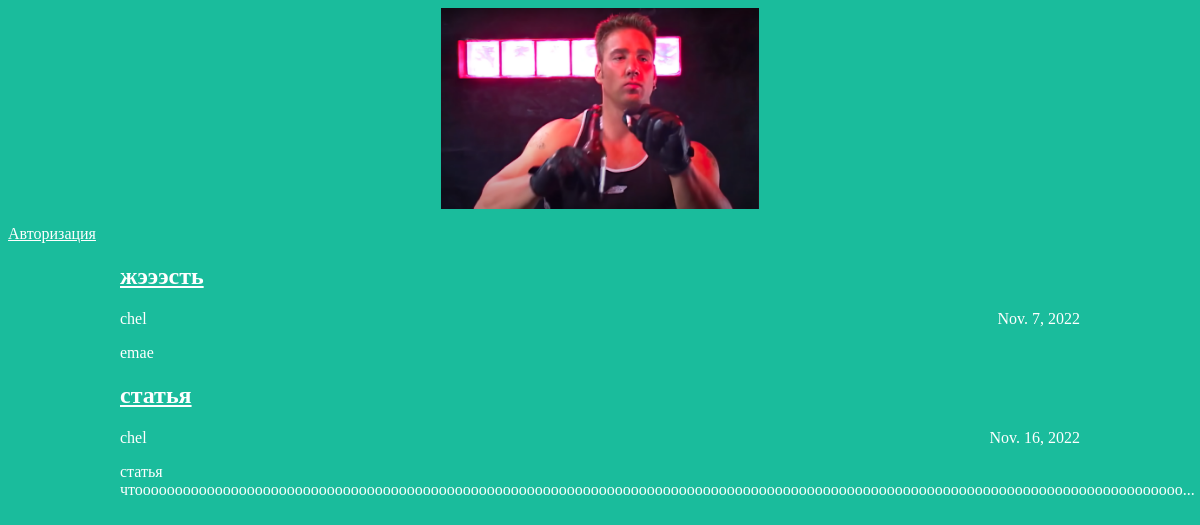
The page / on the database its author committed.
### articles/models.py (models this page shows, shortened)
class Article(models.Model):
    title = models.CharField(max_length=200)
    author = models.ForeignKey(User, on_delete=models.CASCADE)
    text = models.TextField()
    created_date = models.DateField(auto_now_add=True)
    def get_excerpt(self):
        return self.text[:140] + "..." if len(self.text) > 140 else self.text

### articles/views.py (the view)
# urls.py: path('', views.archive, name='blog'),
def archive(request):
    if request.user.is_authenticated:
        links_list = [
            {"text":"Выход из аккаунта", "ref":"logout/"}, {"text":"Создать статью", "ref":"article/new/"}
        ]
    else:
        links_list = [
            {"text":"Авторизация", "ref":"login/"}
        ]
    return render(request, 'archive.html', {"posts": Article.objects.all(), "links_list": links_list})

### articles/templates/archive.html (shortened to what this page needs)
<!DOCTYPE html>
<html>
<head>
    <link rel="stylesheet" href="{{ STATIC_URL}}/static/archive.css">
</head>
<body>
    <div class="header">
        <div>
            <img src="{{ STATIC_URL }}/static/BILLY.png"/>
        </div>
        <div class="navigation">
            {% for description in links_list %}
                <p><a href="{{ description.ref }}">{{ description.text }}</a></p>
            {% endfor %}
        </div>
    </div>
    <div class="archive">
        {% for post in posts %}
        <div class="one-post">
            <div class="Link"><a href="/article/{{post.id}}"><h2 class="post-title"><srtong>{{ post.title }}<srtong/></h2><a/></div>
            <div class="article-info">
                 <div class="article-author">{{ post.author.username }}</div>
                 <div class="article-created-date">{{ post.created_date }}</div>
            </div>
            <p class="article-text">{{ post.get_excerpt }}</p>
        </div>
        {% endfor %}
    </div>
</body>
</html>

### articles/static/archive.css (style rules this page uses)
body { background: #1abc9c; font-family: Tahoma; color: #ffffff; }
.header img { display: block; width: 318px; margin-left: auto; margin-right: auto; }
.archive { width: 960px; margin-left: auto; margin-right: auto; }
.article-author { width: 50%; float: left; }
.article-created-date { text-align: right; }
a:link, a:visited, a:active, a:focus { color: #ffffff; }

### rows shown on the page
Article: title "жэээсть", author.username "chel", created_date "Nov. 7, 2022", get_excerpt "emae"
Article: title "статья", author.username "chel", created_date "Nov. 16, 2022", get_excerpt "статья чтооооооооооооооооооооооооооооооооооооооооооооооооооооооооооооооооооооооооооооооооооооооооооооооооооооооооооооооооооооооооооооооооооо..."

### other values the page prints
{{ description.text }} "Авторизация"
